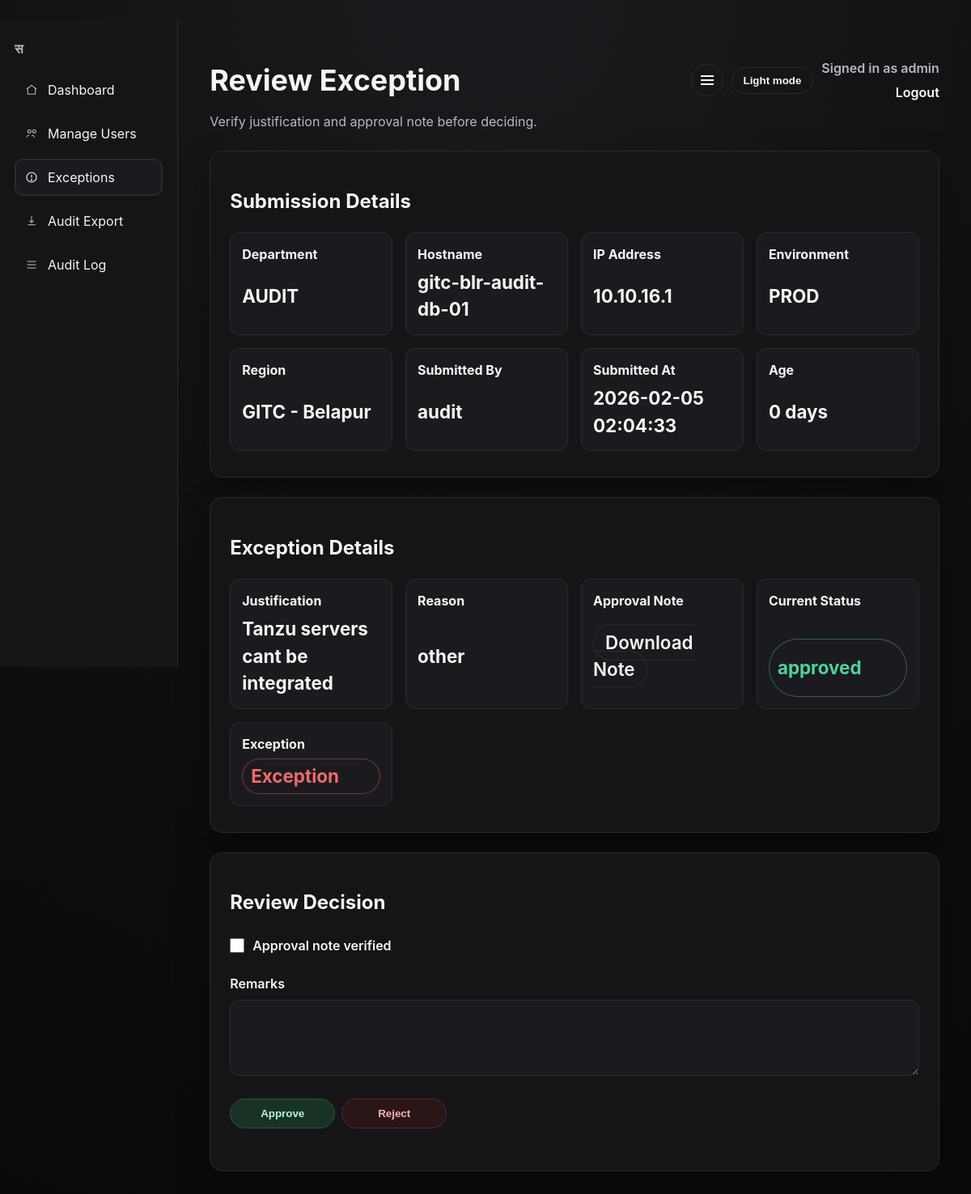
The app's page /admin/exceptions/2 (signed in) with its own data.
### tables this page shows
CREATE TABLE users (
                id INTEGER PRIMARY KEY AUTOINCREMENT,
                username TEXT UNIQUE NOT NULL,
                password_hash TEXT NOT NULL,
                role TEXT NOT NULL,
                department TEXT
            );

CREATE TABLE submissions (
                id INTEGER PRIMARY KEY AUTOINCREMENT,
                department TEXT NOT NULL,
                hostname TEXT NOT NULL,
                ip_address TEXT NOT NULL,
                environment TEXT,
                region TEXT,
                status TEXT NOT NULL,
                is_exception INTEGER NOT NULL DEFAULT 0,
                exception_note_path TEXT,
                justification TEXT,
                submitted_by TEXT NOT NULL,
                submitted_at TEXT NOT NULL,
                admin_status TEXT NOT NULL DEFAULT 'pending',
                admin_reviewed_by TEXT,
                admin_reviewed_at TEXT,
                admin_remarks TEXT
            , exception_reason TEXT, review_verified INTEGER);

### recon/routes_admin.py (the view, shortened to what this page needs)
    @app.route("/admin/exceptions/<int:submission_id>", methods=["GET", "POST"])
    def admin_exception_review(submission_id: int):
        user = current_user()
        if not user or user["role"] != "admin":
            return redirect(url_for("login"))
        submission = get_submission(submission_id)
        if not submission:
            return redirect(url_for("admin_exceptions"))
        submission_dict = dict(submission)
        submission_dict["age_days"] = age_days(submission["submitted_at"])
        note_filename = None
        if submission_dict.get("exception_note_path"):
            note_filename = submission_dict["exception_note_path"].split("/")[-1]
        return render_template(
            "admin_exception_review.html",
            user=user,
            submission=submission_dict,
            note_filename=note_filename,
        )

### recon/auth.py (called while the page is built)
def current_user():
    user_id = session.get("user_id")
    if not user_id:
        return None
    user = get_user_by_id(user_id)
    if not user:
        return None
    return {
        "id": user["id"],
        "username": user["username"],
        "role": user["role"],
        "department": user["department"],
    }

### recon/db.py (called while the page is built)
def db_connect():
    DATA_DIR.mkdir(parents=True, exist_ok=True)
    UPLOADS_DIR.mkdir(parents=True, exist_ok=True)
    conn = sqlite3.connect(DB_PATH)
    conn.row_factory = sqlite3.Row
    return conn

def get_user_by_id(user_id: int):
    conn = db_connect()
    try:
        cur = conn.execute("SELECT * FROM users WHERE id = ?", (user_id,))
        return cur.fetchone()
    finally:
        conn.close()

def get_submission(submission_id: int):
    conn = db_connect()
    try:
        cur = conn.execute("SELECT * FROM submissions WHERE id = ?", (submission_id,))
        return cur.fetchone()
    finally:
        conn.close()

### recon/utils.py (called while the page is built)
def age_days(submitted_at: str) -> int:
    try:
        dt = datetime.strptime(submitted_at, "%Y-%m-%d %H:%M:%S")
        delta = datetime.now() - dt
        return max(0, delta.days)
    except ValueError:
        return 0

### templates/admin_exception_review.html (shortened to what this page needs)
﻿<!doctype html>
<html lang="en">
  <head>
    <link rel="stylesheet" href="{{ url_for('static', filename='style.css') }}?v=20260205" />
  </head>
  <body>
    <div class="layout">
      <aside class="sidebar">
        <div class="brand">&#2360;</div>
        <nav class="nav">
          <a class="nav-link" data-tooltip="Dashboard" href="{{ url_for('admin') }}">
            <svg viewBox="0 0 24 24" fill="none" stroke-width="1.6">
              <path d="M3 10.5l9-7 9 7"></path>
              <path d="M5 9.5V20h14V9.5"></path>
            </svg>
            <span class="label">Dashboard</span>
          </a>
          <a class="nav-link" data-tooltip="Manage Users" href="{{ url_for('admin_users') }}">
            <svg viewBox="0 0 24 24" fill="none" stroke-width="1.6">
              <circle cx="8" cy="8" r="3"></circle>
              <circle cx="17" cy="8" r="3"></circle>
              <path d="M3 19c0-2.5 3-4 5-4"></path>
              <path d="M12 15c2.5 0 5 1.5 5 4"></path>
            </svg>
            <span class="label">Manage Users</span>
          </a>
          <a class="nav-link active" data-tooltip="Exceptions" href="{{ url_for('admin_exceptions') }}">
            <svg viewBox="0 0 24 24" fill="none" stroke-width="1.6">
              <circle cx="12" cy="12" r="9"></circle>
              <path d="M12 7v6"></path>
              <circle cx="12" cy="17" r="1"></circle>
            </svg>
            <span class="label">Exceptions</span>
          </a>
          <a class="nav-link" data-tooltip="Audit Export" href="{{ url_for('admin_export_submissions') }}">
            <svg viewBox="0 0 24 24" fill="none" stroke-width="1.6">
              <path d="M12 3v12"></path>
              <path d="M8 11l4 4 4-4"></path>
              <path d="M5 19h14"></path>
            </svg>
            <span class="label">Audit Export</span>
          </a>
          <a class="nav-link" data-tooltip="Audit Log" href="{{ url_for('admin_audit') }}">
            <svg viewBox="0 0 24 24" fill="none" stroke-width="1.6">
              <path d="M4 6h16"></path>
              <path d="M4 12h16"></path>
              <path d="M4 18h16"></path>
            </svg>
            <span class="label">Audit Log</span>
          </a>
        </nav>
      </aside>
      <main class="page">
      <header class="hero row">
        <div>
          <h1>Review Exception</h1>
          <p>Verify justification and approval note before deciding.</p>
        </div>
        <div class="toolbar">
          <button type="button" class="sidebar-toggle" data-sidebar-toggle aria-label="Toggle sidebar">
            <span class="icon-bars" aria-hidden="true"></span>
          </button>
          <button type="button" class="theme-toggle" data-theme-toggle>Light mode</button>
          <div class="user">
            <span>Signed in as {{ user.username }}</span>
            <a href="{{ url_for('logout') }}">Logout</a>
          </div>
        </div>
      </header>
      <section class="card">
        <h2>Submission Details</h2>
        <div class="summary">
          <div><strong>Department</strong><span>{{ submission.department }}</span></div>
          <div><strong>Hostname</strong><span>{{ submission.hostname }}</span></div>
          <div><strong>IP Address</strong><span>{{ submission.ip_address }}</span></div>
          <div><strong>Environment</strong><span>{{ submission.environment or '-' }}</span></div>
          <div><strong>Region</strong><span>{{ submission.region or '-' }}</span></div>
          <div><strong>Submitted By</strong><span>{{ submission.submitted_by }}</span></div>
          <div><strong>Submitted At</strong><span>{{ submission.submitted_at }}</span></div>
          <div><strong>Age</strong><span>{{ submission.age_days }} days</span></div>
        </div>
      </section>
      <section class="card">
        <h2>Exception Details</h2>
        <div class="summary">
          <div><strong>Justification</strong><span>{{ submission.justification or '-' }}</span></div>
          <div><strong>Reason</strong><span>{{ submission.exception_reason or '-' }}</span></div>
          <div><strong>Approval Note</strong>
            <span>
              {% if note_filename %}
                <a class="ghost" href="{{ url_for('download_upload', filename=note_filename) }}">Download Note</a>
              {% else %}
                -
              {% endif %}
            </span>
          </div>
          <div><strong>Current Status</strong><span class="badge status-{{ submission.admin_status }}">{{ submission.admin_status }}</span></div>
          <div><strong>Exception</strong><span class="badge exception">Exception</span></div>
        </div>
      </section>
      <section class="card">
        <h2>Review Decision</h2>
        <form method="post" class="form">
          <label class="field checkbox">
            <input type="checkbox" name="verified" />
            <span>Approval note verified</span>
          </label>
          <label class="field">
            <span>Remarks</span>
            <textarea name="remarks" rows="4"></textarea>
          </label>
          <div class="inline-actions action-buttons">
            <button type="submit" name="action" value="approved">Approve</button>
            <button type="submit" name="action" value="rejected">Reject</button>
          </div>
        </form>
      </section>
      </main>
    </div>
  </body>
</html>

### records on screen
users: username "admin"
submissions: department "AUDIT", hostname "gitc-blr-audit-db-01", ip_address "10.10.16.1", environment "PROD", region "GITC - Belapur", submitted_by "audit", submitted_at "2026-02-05 02:04:33", justification "Tanzu servers cant be integrated", exception_reason "other", admin_status "approved"

### other values on screen
{{ submission.age_days }} "0"
